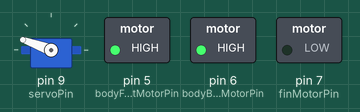
The sketch below on a simulated Arduino Uno, built with avr-gcc and run on an emulated ATmega328P. Shown: servo, switched loads named in the sketch (green lamp = pin HIGH).

Above: at 0.05 s.
At 1.95 s:
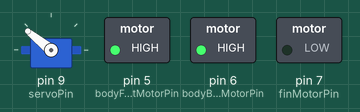
At 3.85 s:
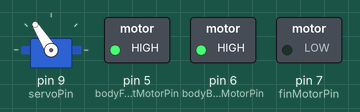
At 7.65 s:
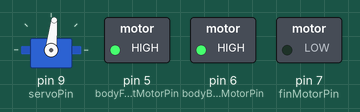
At 11.45 s:
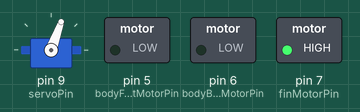
At 15.35 s:
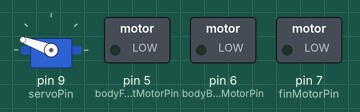
Timing chart, 0 to 20.1 s (numbered marks = the images above):
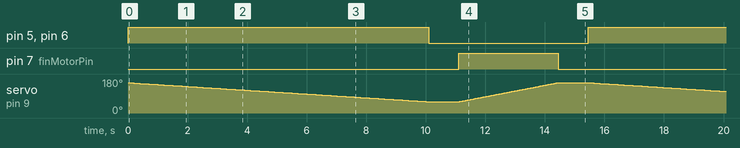

Measured:
- by itself, pin 5 (bodyFrontMotorPin), pin 6 (bodyBackMotorPin): alternates HIGH for 10.1 s and LOW for 5.3 s
- by itself, pin 7 (finMotorPin): alternates HIGH for 3.3 s and LOW for 12.1 s

The sketch:

sand_swimmer.ino
```cpp
#include <Servo.h>

// Define servo motor pin
const int servoPin = 9;  // Replace with your servo pin

// Define MOSFET pins for body motors and fin motor
const int bodyFrontMotorPin = 5;  // Replace with your body front motor MOSFET pin
const int bodyBackMotorPin = 6;   // Replace with your body back motor MOSFET pin
const int finMotorPin = 7;        // Replace with your fin motor MOSFET pin

// Create servo object
Servo myservo;

// Servo sweep parameters
const int minDegrees = 60;   // Minimum servo angle
const int maxDegrees = 160;  // Maximum servo angle
const int sweepDelay = 100;   // Delay between servo movements (in milliseconds)

void setup() {
  // Attach servo to pin
  myservo.attach(servoPin);

  // Set MOSFET pins as outputs
  pinMode(bodyFrontMotorPin, OUTPUT);
  pinMode(bodyBackMotorPin, OUTPUT);
  pinMode(finMotorPin, OUTPUT);
}

void loop() {
  // Forward stroke (body front motor ON, others OFF)
  digitalWrite(bodyFrontMotorPin, HIGH);
  digitalWrite(bodyBackMotorPin, HIGH);
  digitalWrite(finMotorPin, LOW);
  for (int pos = maxDegrees; pos >= minDegrees; pos -= 1) {
    myservo.write(pos);
    delay(sweepDelay);
  }

  // reset
  digitalWrite(bodyFrontMotorPin, LOW);
  digitalWrite(bodyBackMotorPin, LOW);
  digitalWrite(finMotorPin, LOW);
  delay(1000);  // Adjust the delay as needed for fin motor activation

  // Backward stroke (body back motor ON, others OFF)
  digitalWrite(bodyFrontMotorPin, LOW);
  digitalWrite(bodyBackMotorPin, LOW);
  digitalWrite(finMotorPin, HIGH);

  for (int pos = minDegrees; pos <= maxDegrees; pos += 1) {
    myservo.write(pos);
    delay(sweepDelay/3);
  }


  // reset
  digitalWrite(bodyFrontMotorPin, LOW);
  digitalWrite(bodyBackMotorPin, LOW);
  digitalWrite(finMotorPin, LOW);
  delay(1000);  // Adjust the delay as needed for fin motor activation
}
```
